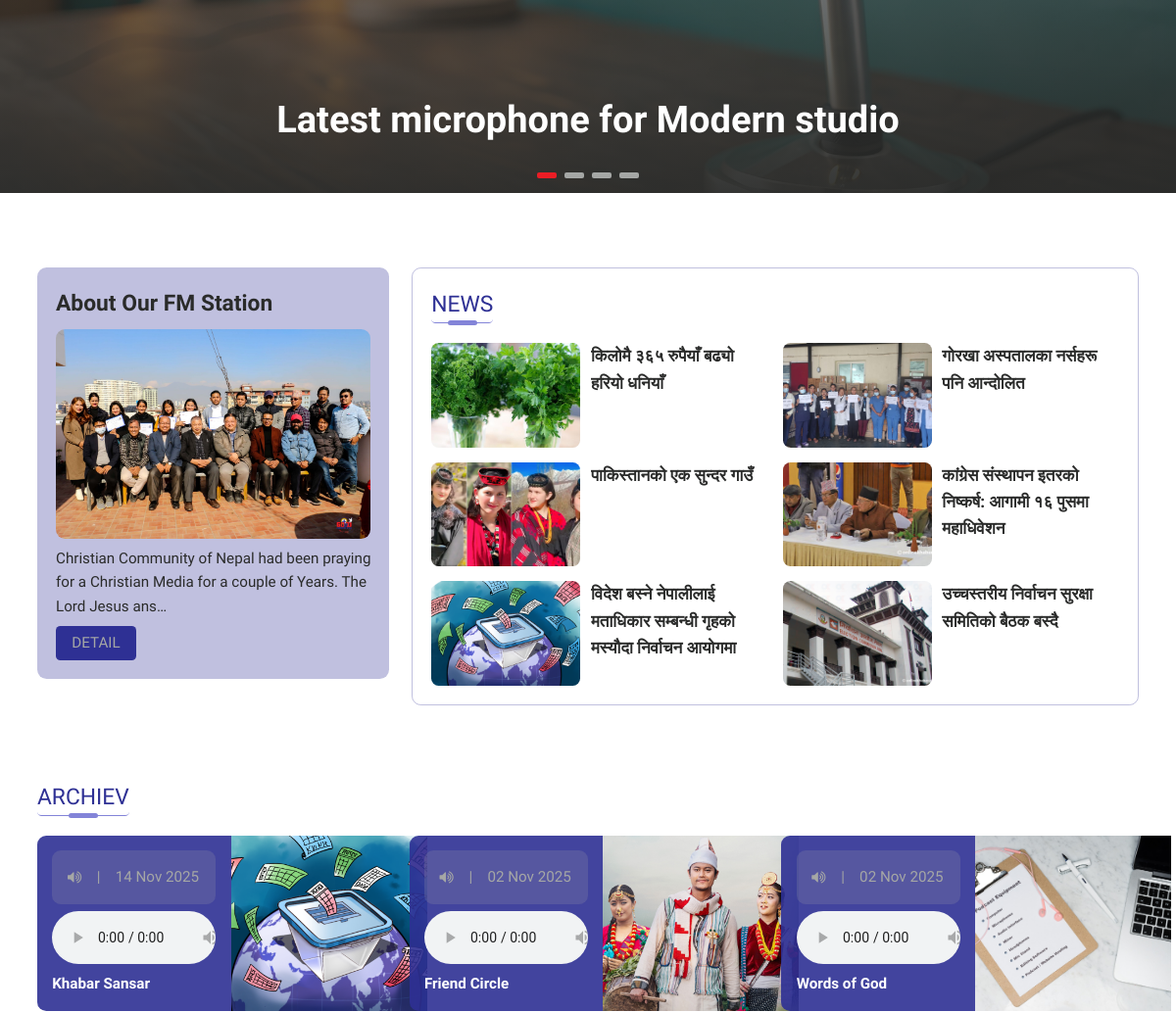
The app's page / (middle part), older data.
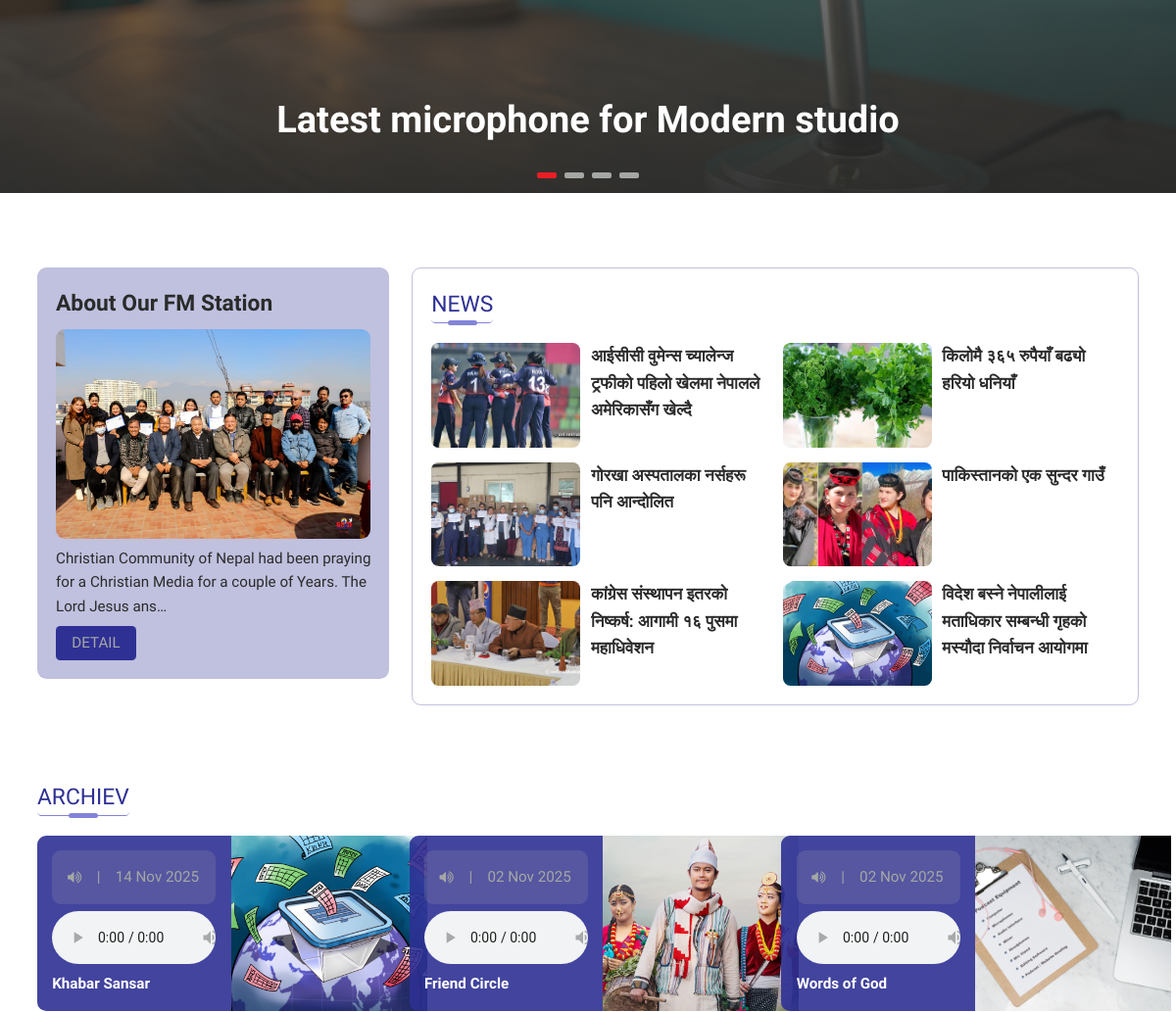
The same page, newer data.
### fm/models.py (models this page shows, shortened)
class Slider(models.Model):
    image = models.ForeignKey(MediaFile, on_delete=models.CASCADE,
                              related_name='slider_images')
    caption = models.CharField(max_length=200, blank=True)
    order = models.PositiveIntegerField(default=0)
    class Meta:
        ordering = ['order', 'id']

class MediaFile(models.Model):
    file = models.FileField(upload_to='cabinet/library/')
    uploaded_at = models.DateTimeField(auto_now_add=True)
    alt_text = models.CharField(max_length=200, blank=True, help_text="Optional description")
    class Meta:
        ordering = ['-uploaded_at']

class NewsPost(models.Model):
    title = models.CharField(max_length=200)
    subtitle = models.CharField(max_length=200, blank=True)
    image = models.ForeignKey(MediaFile, on_delete=models.SET_NULL,
                              null=True, blank=True, related_name='news_images')
    content = HTMLField()
    published_at = models.DateTimeField(default=timezone.now)
    is_published = models.BooleanField(default=True)
    class Meta:
        ordering = ['-published_at']
        verbose_name = 'News Post'
        verbose_name_plural = 'News Posts'

class ArchiveProgram(models.Model):
    program_name = models.CharField(max_length=200)
    broadcast_date = models.DateField(default=timezone.now)
    audio_file = models.ForeignKey(MediaFile, on_delete=models.PROTECT,
                                   related_name='archive_audio')
    featured_image = models.ForeignKey(MediaFile, on_delete=models.SET_NULL,
                                       null=True, blank=True,
                                       related_name='archive_images')
    class Meta:
        ordering = ['-broadcast_date']

### fmSite/views.py (the view)
# urls.py: path('', views.homePage, name='home'),
def homePage(request):
    sliders = Slider.objects.all().order_by('order', '-id')
    about = get_object_or_404(Page, slug='about')
    newsItems = NewsPost.objects.all().order_by('-id')[:6]
    latest_programs = ArchiveProgram.objects.values('program_name') \
        .annotate(latest_id=Max('id')) \
        .values_list('latest_id', flat=True)
    programs = ArchiveProgram.objects.filter(id__in=latest_programs) \
        .order_by('-broadcast_date')[:3]
    program = programs[0] if programs else None
    galleries = Gallery.objects.all().prefetch_related('images')
    homeData = {
        'title' : 'FM site template',
        'sliderItems' : sliders,
        'aboutUs': about,
        'news' : newsItems,
        'programs': programs,
        'galleries': galleries,
        'program': program
    }
    return render(request, 'index.html', homeData)

### fm/context_processors.py (called while the page is built)
def site_logo(request):
    logo = SiteLogo.objects.first()
    return {'site_logo': logo}

### templates/index.html (shortened to what this page needs)
{% extends 'base.html' %}
{% load static %}
{% block content %}
<section class="banner owl-carousel owl-theme">
	{% for sl in sliderItems %}
		<div class="slider item dfc" style="background:url('{{ sl.image.file.url }}');">
			{% if sl.caption %}
				<h1 class="banner_title">{{sl.caption}}</h1>
			{% endif %}
		</div>
	{% endfor %}
</section>
<div class="wrapper dg news-outer mt80">
	<div class="col_4">
		<aside class="intro dfc">
			<h3 class="intro_title">{{ aboutUs.title }}</h3>
			{% if aboutUs.image %}
				<img src="{{ aboutUs.image.file.url }}" alt="{{ aboutUs.title }}">
			{% endif %}
			<p>{{ aboutUs.content|striptags|truncatechars:110 }}</p>
			<a class="btn btn-main btn-detail" href="{% url 'about' %}">Detail</a>
		</aside>
	</div>
	<div class="col_8 news_wrap">
		<a class="bl-title" href="{% url 'news' %}">News</a>
		<div class="dg news">
			{% for n in news %}
			<a class="news_item col_6 df" href="{% url 'newsDetail' n.id %}">
				{% if n.image %}
					<img src="{{ n.image.file.url }}" alt="{{ n.title }}">
				{% else %}
					<img src="{% static 'images/default.jpg' %}" alt="{{ n.title }}">
				{% endif %}
				<h5 class="news_title">{{n.title}}</h5>
			</a>
			{% endfor %}
		</div>
	</div>
</div>
<div class="wrapper mt80">
	<a class="bl-title" href="{% url 'archiev' %}">Archiev</a>
	<div class="dg archiev">
		{% for p in programs %}
			<a class="archiev_item col_4 df" href="{% url 'program_detail' p.id %}">
				<aside class="archiev_name dfc on_homepage">
					<figure class="df archiev_sign df">
						<i class="cf cf-volume-up"></i> |
						<time>{{ p.broadcast_date|date:"d M Y" }}</time>
					</figure>
					{% if p.audio_file %}
					<audio controls>
						<source src="{{ p.audio_file.file.url }}" type="audio/mpeg">
					</audio>
					{% endif %}
					<h6 class="archiev_title">{{ p.program_name }}</h6>
				</aside>
				{% if p.featured_image %}
					<img src="{{ p.featured_image.file.url }}" alt="{{ p.program_name }}" width="200">
				{% endif %}
			</a>
		{% endfor %}
	</div>
</div>
{% endblock %}

Row changes from the older to the newer data that the page shows:
no longer on this page (row unchanged): NewsPost: image.file (picture), title "उच्चस्तरीय निर्वाचन सुरक्षा समितिको बैठक बस्दै"
added NewsPost: image.file (picture), title "आईसीसी वुमेन्स च्यालेन्ज ट्रफीको पहिलो खेलमा नेपालले अमेरिकासँग खेल्दै"
